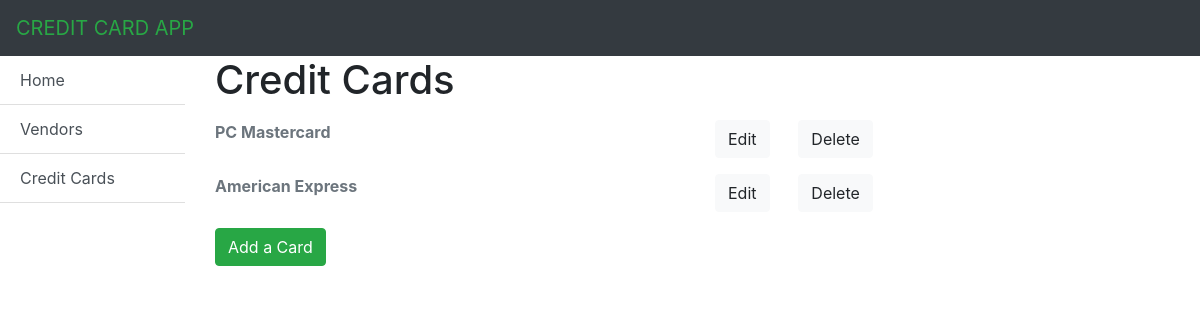
The page /appCardVendor/cards on the database as committed earlier.
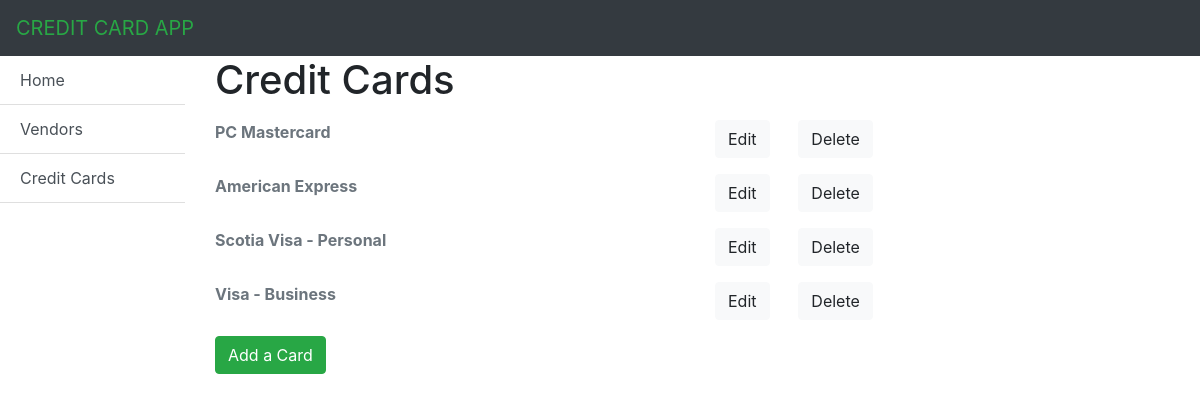
The same page on the database as committed later.
### appCardVendor/models.py (models this page shows, shortened)
class Card(models.Model):
    TYPE_CHOICES = (
        ('American Express', 'American Express'),
        ('Mastercard', 'Mastercard'),
        ('Visa', 'Visa'),
    )
    nickname = models.CharField(max_length=50)
    name_on_card = models.CharField(max_length=50)
    type = models.CharField(max_length=50, choices=TYPE_CHOICES, default="American Express")
    card_number = models.CharField(max_length=16, validators=[RegexValidator(r'^\d{1,16}$', message='Card number has to be 16 digits, no spaces')])
    security_code = models.CharField(max_length=4, validators=[RegexValidator(r'^\d{1,4}$', message='Security code has to be 3 or 4 digits, no spaces')])
    expiry_date = models.DateField()

### appCardVendor/views.py (the view)
# urls.py: path('cards', views.CardListView.as_view(), name='card_list'),
class CardListView(ListView):
    model=Card

### appCardVendor/templates/appCardVendor/card_list.html
{% extends "appCardVendor/base_generic.html" %}
{% block content %}
<div class="mb-3">
<h1>Credit Cards</h1>
</div>
{% if card_list %}
    {% for card in card_list %}
        <dl class="row">
            <dt class="col-sm-6">
                <a class="text-muted" href="{% url 'card_update_form' card.id %}">{{ card.nickname }}</a>
            </dt>
            <dt class="col-sm-1">
                <a class="btn btn-light" href="{% url 'card_update_form' card.id %}">Edit</a>
            </dt>
            <dt class="col-sm-1">
                <a class="btn btn-light" href="{% url 'card_confirm_delete' card.id %}">Delete</a>
            </dt>
        </dl>
    {% endfor %}
{% else %}
    <p>There are no credit cards registered to your account.</p>
{% endif %}
<a class="btn btn-success" href="{% url 'card_create_form' %}" role="button">Add a Card</a>
{% endblock %}

Rows that differ between the two databases and show on the page:
added Card: nickname "Scotia Visa - Personal"
added Card: nickname "Visa - Business"
